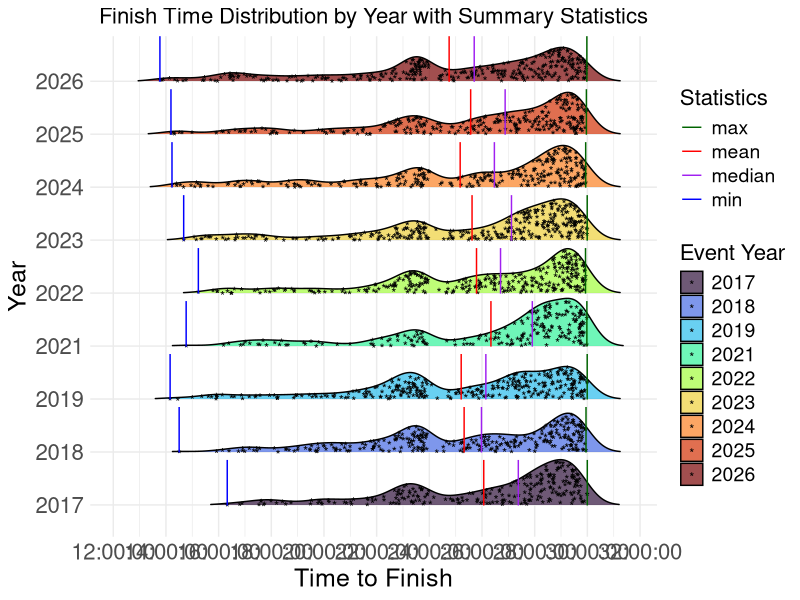

Generate this figure with R:
###################################
library(readr)
library(ggplot2)
library(dplyr)
library(lubridate)
library(ggridges)
library(hms)
library(scales)
library(here)

# 1. Read the CSV file for the base plot (Using 2017_2026)
data_plot <- read_csv(here("data","wser_split_data_2017_2026.csv")) %>% 
  select(year, time, age) %>% 
  mutate(
    result_type = case_when(
      time == "dnf" ~ "dnf",
      !is.na(time) & time < 24 ~ "silver",
      !is.na(time) & time >= 24 & time <= 30 ~ "bronze",
      TRUE ~ "other"
    )
  ) %>% 
  filter(result_type != "dnf") %>% 
  setNames(c("event_year","finish_time","runner_age","result_type")) %>% 
  select(event_year,finish_time) %>% 
  mutate(event_year = as.factor(event_year)) %>% 
  mutate(finish_time = lubridate::hms(finish_time))

# Create the base horizontal density plot
myplot <- ggplot(data_plot, aes(x = finish_time, y = factor(event_year), fill = factor(event_year))) +
  geom_density_ridges(rel_min_height = 0.01,
                      jittered_points = TRUE, point_shape = '*', point_size = 3, 
                      point_alpha = 2, alpha = 0.7,
                      scale = 0.9, 
                      bandwidth = 2000) +
  scale_x_time(labels = function(x) format(x, "%H:%M:%S")) +
  scale_fill_viridis_d(name = "Event Year", option = "turbo", alpha = 0.6) + # Swapped to Viridis to avoid color limits
  labs(
    title = "Distribution of Times by Year with Summary Statistics",
    x = "Time (HH:MM:SS)",
    y = "Year"
  ) +
  theme_minimal() +
  theme(legend.position = "none") 


# 2. Read the EXACT SAME CSV file for summary stats (Fixed 2025 -> 2026)
data_stats <- read_csv(here("data","wser_split_data_2017_2026.csv")) %>% 
  select(year, time, age) %>% 
  mutate(
    result_type = case_when(
      time == "dnf" ~ "dnf",
      !is.na(time) & time < 24 ~ "silver",
      !is.na(time) & time >= 24 & time <= 30 ~ "bronze",
      TRUE ~ "other"
    )
  ) %>% 
  filter(result_type != "dnf") %>% 
  setNames(c("event_year","finish_time","runner_age","result_type")) %>% 
  select(event_year,finish_time) %>% 
  mutate(event_year = as.factor(event_year))

# Function to convert string time to decimal hours
convert_to_hours <- function(time_str) {
  if (is.character(time_str)) {
    result <- numeric(length(time_str))
    result[time_str == "dnf"] <- NA
    
    non_dnf <- time_str != "dnf"
    if (any(non_dnf)) {
      parts <- strsplit(time_str[non_dnf], ":")
      hours <- sapply(parts, function(x) {
        if (length(x) == 3) {
          return(as.numeric(x[1]) + as.numeric(x[2])/60 + as.numeric(x[3])/3600)
        } else if (length(x) == 2) {
          return(as.numeric(x[1]) + as.numeric(x[2])/60)
        } else {
          return(NA)
        }
      })
      result[non_dnf] <- hours
    }
    return(result)
  }
  return(time_str)
}

# Apply conversion and calculate summary table
data_stats <- data_stats %>% 
  mutate(finish_time = convert_to_hours(finish_time)) 

summary_table <- data_stats %>%
  group_by(event_year) %>%
  summarise(
    mean_time = as_hms(round(mean(finish_time, na.rm = TRUE) * 3600, 0)),
    median_time = as_hms(round(median(finish_time, na.rm = TRUE) * 3600, 0)),
    min_time = as_hms(round(min(finish_time, na.rm = TRUE) * 3600, 0)),
    max_time = as_hms(round(max(finish_time, na.rm = TRUE) * 3600, 0))
  )

# Reshape summary statistics to long format
summary_long <- tidyr::pivot_longer(
  summary_table,
  cols = c(min_time, mean_time, median_time, max_time),
  names_to = "stat_type",
  values_to = "time_value"
) %>%
  mutate(
    stat_type = gsub("_time$", "", stat_type),
    y_min = as.numeric(factor(event_year)) - 0.01,
    y_max = as.numeric(factor(event_year)) + 0.85
  )

# 3. Combine Plot and Stats (Removed redundant scale_fill lines)
myplot +
  geom_segment(
    data = summary_long,
    aes(
      x = time_value,
      xend = time_value,
      y = y_min,
      yend = y_max,
      color = stat_type
    ),
    linetype = "solid",
    linewidth = 0.5
  ) +
  scale_x_time(
    labels = function(x) format(x, "%H:%M:%S"),
    breaks = date_breaks("2 hours"),
    minor_breaks = date_breaks("1 hour")
  ) +
  scale_color_manual(
    values = c("min" = "blue", "mean" = "red", "median" = "purple", "max" = "darkgreen"),
    name = "Statistics"
  ) +
  labs(
    title = "Finish Time Distribution by Year with Summary Statistics",
    x = "Time to Finish",
    y = "Year"
  ) +
  theme_minimal() +
  theme(
    axis.text = element_text(size = 16),
    axis.title = element_text(size = 18),
    legend.text = element_text(size = 14),
    legend.title = element_text(size = 16),
    plot.title = element_text(hjust = 0.5, size = 16) 
  )
